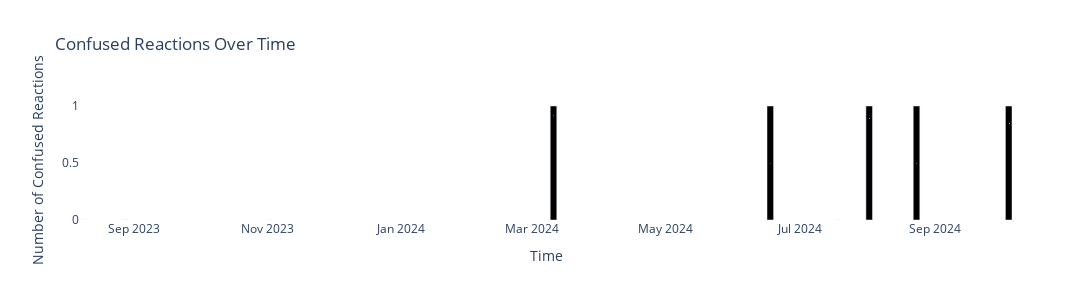
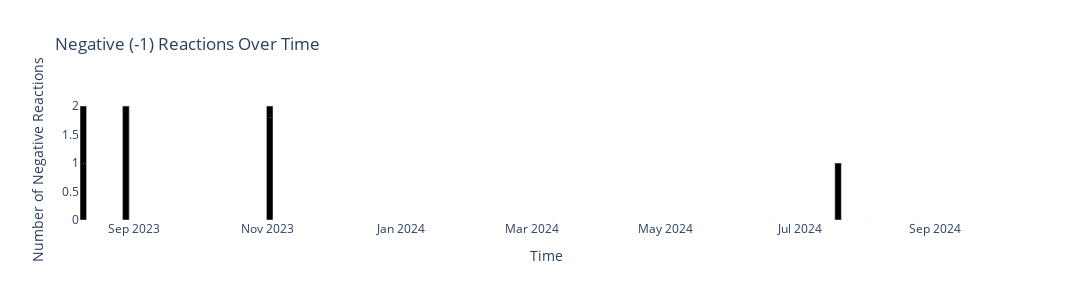

Notebook cell for these charts, in order:
### Code cell
# Filter for rows with confused or minus1 reactions
filtered_df = df[(df['reactions_confused'] > 0) | (df['reactions_minus1'] > 0)]

# Create and display plots
fig_confused = create_reaction_plot(
    filtered_df,
    'reactions_confused',
    'Confused Reactions Over Time',
    'Number of Confused Reactions'
)

fig_minus1 = create_reaction_plot(
    filtered_df, 
    'reactions_minus1',
    'Negative (-1) Reactions Over Time',
    'Number of Negative Reactions'
)

fig_confused.show()
fig_minus1.show()

### Figure 1 — Plotly figure (JSON) as saved in the notebook; plotly's stock layout.template omitted (floating-point values rounded to 4 significant figures)
{"data": [{"hovertemplate": "<b>Date</b>: %{x}<br><b>Number of Confused Reactions</b>: %{y}<br><b>Comment</b>: %{text}<br><extra></extra>", "marker": {"color": "black"}, "text": ["Hey @samsja,\r\n\r\nOne workaround would be to have your custom `NdArray` type like this:\r\n\r\n```py\r\nfrom typing_extensions import Annotated\r\n\r\nimport numpy as np\r\nfrom pydantic import BaseModel, BeforeValidator, ConfigDict, PlainSerializer\r\n\r\n\r\narr = np.array(\r\n    [\r\n        [1, 5, 6],\r\n        [4, 7, 2],\r\n        [3, 1, 9]\r\n    ]\r\n)\r\n\r\ndef nd_array_custom_before_validator(x):\r\n    # custome before validation logic\r\n    return x\r\n\r\n\r\ndef nd_array_custom_serializer(x):\r\n    # custome serialization logic\r\n    return str(x)\r\n\r\nNdArray = Annotated[\r\n    np.ndarray,\r\n    BeforeValidator(nd_array_custom_before_validator),\r\n    PlainSerializer(nd_array_custom_serializer, return_type=str),\r\n]\r\n\r\nclass Model(BaseModel):\r\n    x: NdArray\r\n\r\n    model_config = ConfigDict(arbitrary_types_allowed=True)\r\n\r\n\r\nm = Model(x=arr)\r\nprint(m.model_dump())\r\n\r\n```\r\n\r\nYou may find more useful information in [Serialization doc](https://docs.pydantic.dev/2.1/usage/serialization/#custom-serializers)", "Python 3.11.4 (main, Jul 25 2023, 17:36:13) [Clang 14.0.3 (clang-1403.0.22.14.1)] on darwin\r\nTypeError: `Fields of type \"<class 'main.RespList'>\" are not supported.`\r\n\r\nI am using FastAPI to write an api and need to return this general data structure. Unlike the above, I currently have no inheritance behavior, so it seems that generic types are not supported?\r\n\r\nI use the generic type as the return type to display a more complete data structure in the OpenAPI UI\r\n- `main.py` file\r\n```python\r\nfrom dataclasses import dataclass\r\nfrom typing import Generic, TypeVar\r\n\r\nfrom fastapi import FastAPI\r\n\r\n\r\napp = FastAPI()\r\napp.debug = True\r\nT = TypeVar(\"T\")\r\n\r\n\r\n@dataclass\r\nclass UserData:\r\n    id: int\r\n    name: str\r\n    age: int\r\n    avatar: str\r\n\r\n\r\n@dataclass\r\nclass BookData:\r\n    id: int\r\n    name: str\r\n    use: int\r\n\r\n\r\n@dataclass\r\nclass RespList(Generic[T]):\r\n    code: int\r\n    data: list[T]\r\n\r\n\r\n@app.get(\"/api/getUser\")\r\ndef index():\r\n    return RespList[UserData](\r\n        code=200,\r\n        data=[\r\n            UserData(\r\n                id=i,\r\n                name=f\"test_{i}\",\r\n                age=i,\r\n                avatar=f\"https://avatars.dicebear.com/v2/avataaars/{i}.svg\",\r\n            ).__dict__\r\n            for i in range(10)\r\n        ],\r\n    )\r\n\r\n\r\n# run it> uvicorn main:app --reload\r\n\r\n```\r\n\r\nBelow is the traceback\r\n-- when i use `RespList[UserData]` \r\n\r\n```bash\r\n➜ ~ uvicorn main:app --reload\r\nINFO:     Will watch for changes in these directories: ['/Users/alan/me/recatpy_']\r\nINFO:     Uvicorn running on http://127.0.0.1:8000 (Press CTRL+C to quit)\r\nINFO:     Started reloader process [43575] using WatchFiles\r\nProcess SpawnProcess-1:\r\nTraceback (most recent call last):\r\n  File \"/opt/homebrew/Cellar/python@3.11/3.11.4_1/Frameworks/Python.framework/Versions/3.11/lib/python3.11/multiprocessing/process.py\", line 314, in _bootstrap\r\n    self.run()\r\n  File \"/opt/homebrew/Cellar/python@3.11/3.11.4_1/Frameworks/Python.framework/Versions/3.11/lib/python3.11/multiprocessing/process.py\", line 108, in run\r\n    self._target(*self._args, **self._kwargs)\r\n  File \"/opt/homebrew/lib/python3.11/site-packages/uvicorn/_subprocess.py\", line 76, in subprocess_started\r\n    target(sockets=sockets)\r\n  File \"/opt/homebrew/lib/python3.11/site-packages/uvicorn/server.py\", line 61, in run\r\n    return asyncio.run(self.serve(sockets=sockets))\r\n           ^^^^^^^^^^^^^^^^^^^^^^^^^^^^^^^^^^^^^^^^\r\n  File \"/opt/homebrew/Cellar/python@3.11/3.11.4_1/Frameworks/Python.framework/Versions/3.11/lib/python3.11/asyncio/runners.py\", line 190, in run\r\n    return runner.run(main)\r\n           ^^^^^^^^^^^^^^^^\r\n  File \"/opt/homebrew/Cellar/python@3.11/3.11.4_1/Frameworks/Python.framework/Versions/3.11/lib/python3.11/asyncio/runners.py\", line 118, in run\r\n    return self._loop.run_until_complete(task)\r\n           ^^^^^^^^^^^^^^^^^^^^^^^^^^^^^^^^^^^\r\n  File \"uvloop/loop.pyx\", line 1517, in uvloop.loop.Loop.run_until_complete\r\n  File \"/opt/homebrew/lib/python3.11/site-packages/uvicorn/server.py\", line 68, in serve\r\n    config.load()\r\n  File \"/opt/homebrew/lib/python3.11/site-packages/uvicorn/config.py\", line 467, in load\r\n    self.loaded_app = import_from_string(self.app)\r\n                      ^^^^^^^^^^^^^^^^^^^^^^^^^^^^\r\n  File \"/opt/homebrew/lib/python3.11/site-packages/uvicorn/importer.py\", line 21, in import_from_string\r\n    module = importlib.import_module(module_str)\r\n             ^^^^^^^^^^^^^^^^^^^^^^^^^^^^^^^^^^^\r\n  File \"/opt/homebrew/Cellar/python@3.11/3.11.4_1/Frameworks/Python.framework/Versions/3.11/lib/python3.11/importlib/__init__.py\", line 126, in import_module\r\n    return _bootstrap._gcd_import(name[level:], package, level)\r\n           ^^^^^^^^^^^^^^^^^^^^^^^^^^^^^^^^^^^^^^^^^^^^^^^^^^^^\r\n  File \"<frozen importlib._bootstrap>\", line 1204, in _gcd_import\r\n  File \"<frozen importlib._bootstrap>\", line 1176, in _find_and_load\r\n  File \"<frozen importlib._bootstrap>\", line 1147, in _find_and_load_unlocked\r\n  File \"<frozen importlib._bootstrap>\", line 690, in _load_unlocked\r\n  File \"<frozen importlib._bootstrap_external>\", line 940, in exec_module\r\n  File \"<frozen importlib._bootstrap>\", line 241, in _call_with_frames_removed\r\n  File \"/Users/alan/me/recatpy_/main.py\", line 33, in <module>\r\n    @app.get(\"/api/getUser\")\r\n     ^^^^^^^^^^^^^^^^^^^^^^^\r\n  File \"/opt/homebrew/lib/python3.11/site-packages/fastapi/routing.py\", line 704, in decorator\r\n    self.add_api_route(\r\n  File \"/opt/homebrew/lib/python3.11/site-packages/fastapi/routing.py\", line 643, in add_api_route\r\n    route = route_class(\r\n            ^^^^^^^^^^^^\r\n  File \"/opt/homebrew/lib/python3.11/site-packages/fastapi/routing.py\", line 448, in __init__\r\n    self.response_field = create_response_field(\r\n                          ^^^^^^^^^^^^^^^^^^^^^^\r\n  File \"/opt/homebrew/lib/python3.11/site-packages/fastapi/utils.py\", line 99, in create_response_field\r\n    return ModelField(**kwargs)  # type: ignore[arg-type]\r\n           ^^^^^^^^^^^^^^^^^^^^\r\n  File \"pydantic/fields.py\", line 436, in pydantic.fields.ModelField.__init__\r\n  File \"pydantic/fields.py\", line 552, in pydantic.fields.ModelField.prepare\r\n  File \"pydantic/fields.py\", line 755, in pydantic.fields.ModelField._type_analysis\r\nTypeError: Fields of type \"<class 'main.RespList'>\" are not supported.\r\n\r\n```\r\n`dict[str, int | list[dict[str, int | str]]]` or `dict[str, int | list[UserData]]`\r\n```python\r\n@app.get(\"/api/getUser\")\r\ndef index() -> dict[str, int | list[dict[str, int | str]]]:\r\n    return dict(\r\n        code=200,\r\n        data=[\r\n            dict(\r\n                id=i,\r\n                name=f\"test_{i}\",\r\n                age=i,\r\n                avatar=f\"https://avatars.dicebear.com/v2/avataaars/{i}.svg\",\r\n            )\r\n            for i in range(10)\r\n        ],\r\n    )\r\n```\r\n\r\n\r\n![image](https://github.com/pydantic/pydantic/assets/60773912/b3bdfbfa-cdc7-4ffa-9db7-681f0151781d)\r\n![image](https://github.com/pydantic/pydantic/assets/60773912/7f4bff56-8714-435d-bb00-cbfa2e8e14b8)\r\n\r\nI can redeclare the class structure, but it's too much trouble.", "> Python 3.11.4 (main, Jul 25 2023, 17:36:13) [Clang 14.0.3 (clang-1403.0.22.14.1)] on darwin TypeError: `Fields of type \"<class 'main.RespList'>\" are not supported.`\r\n> \r\n> I am using FastAPI to write an api and need to return this general data structure. Unlike the above, I currently have no inheritance behavior, so it seems that generic types are not supported?\r\n> \r\n> I use the generic type as the return type to display a more complete data structure in the OpenAPI UI\r\n> \r\n> * `main.py` file\r\n> \r\n> ```python\r\n> from dataclasses import dataclass\r\n> from typing import Generic, TypeVar\r\n> \r\n> from fastapi import FastAPI\r\n> \r\n> \r\n> app = FastAPI()\r\n> app.debug = True\r\n> T = TypeVar(\"T\")\r\n> \r\n> \r\n> @dataclass\r\n> class UserData:\r\n>     id: int\r\n>     name: str\r\n>     age: int\r\n>     avatar: str\r\n> \r\n> \r\n> @dataclass\r\n> class BookData:\r\n>     id: int\r\n>     name: str\r\n>     use: int\r\n> \r\n> \r\n> @dataclass\r\n> class RespList(Generic[T]):\r\n>     code: int\r\n>     data: list[T]\r\n> \r\n> \r\n> @app.get(\"/api/getUser\")\r\n> def index():\r\n>     return RespList[UserData](\r\n>         code=200,\r\n>         data=[\r\n>             UserData(\r\n>                 id=i,\r\n>                 name=f\"test_{i}\",\r\n>                 age=i,\r\n>                 avatar=f\"https://avatars.dicebear.com/v2/avataaars/{i}.svg\",\r\n>             ).__dict__\r\n>             for i in range(10)\r\n>         ],\r\n>     )\r\n> \r\n> \r\n> # run it> uvicorn main:app --reload\r\n> ```\r\n> \r\n> Below is the traceback -- when i use `RespList[UserData]`\r\n> \r\n> ```shell\r\n> ➜ ~ uvicorn main:app --reload\r\n> INFO:     Will watch for changes in these directories: ['/Users/alan/me/recatpy_']\r\n> INFO:     Uvicorn running on http://127.0.0.1:8000 (Press CTRL+C to quit)\r\n> INFO:     Started reloader process [43575] using WatchFiles\r\n> Process SpawnProcess-1:\r\n> Traceback (most recent call last):\r\n>   File \"/opt/homebrew/Cellar/python@3.11/3.11.4_1/Frameworks/Python.framework/Versions/3.11/lib/python3.11/multiprocessing/process.py\", line 314, in _bootstrap\r\n>     self.run()\r\n>   File \"/opt/homebrew/Cellar/python@3.11/3.11.4_1/Frameworks/Python.framework/Versions/3.11/lib/python3.11/multiprocessing/process.py\", line 108, in run\r\n>     self._target(*self._args, **self._kwargs)\r\n>   File \"/opt/homebrew/lib/python3.11/site-packages/uvicorn/_subprocess.py\", line 76, in subprocess_started\r\n>     target(sockets=sockets)\r\n>   File \"/opt/homebrew/lib/python3.11/site-packages/uvicorn/server.py\", line 61, in run\r\n>     return asyncio.run(self.serve(sockets=sockets))\r\n>            ^^^^^^^^^^^^^^^^^^^^^^^^^^^^^^^^^^^^^^^^\r\n>   File \"/opt/homebrew/Cellar/python@3.11/3.11.4_1/Frameworks/Python.framework/Versions/3.11/lib/python3.11/asyncio/runners.py\", line 190, in run\r\n>     return runner.run(main)\r\n>            ^^^^^^^^^^^^^^^^\r\n>   File \"/opt/homebrew/Cellar/python@3.11/3.11.4_1/Frameworks/Python.framework/Versions/3.11/lib/python3.11/asyncio/runners.py\", line 118, in run\r\n>     return self._loop.run_until_complete(task)\r\n>            ^^^^^^^^^^^^^^^^^^^^^^^^^^^^^^^^^^^\r\n>   File \"uvloop/loop.pyx\", line 1517, in uvloop.loop.Loop.run_until_complete\r\n>   File \"/opt/homebrew/lib/python3.11/site-packages/uvicorn/server.py\", line 68, in serve\r\n>     config.load()\r\n>   File \"/opt/homebrew/lib/python3.11/site-packages/uvicorn/config.py\", line 467, in load\r\n>     self.loaded_app = import_from_string(self.app)\r\n>                       ^^^^^^^^^^^^^^^^^^^^^^^^^^^^\r\n>   File \"/opt/homebrew/lib/python3.11/site-packages/uvicorn/importer.py\", line 21, in import_from_string\r\n>     module = importlib.import_module(module_str)\r\n>              ^^^^^^^^^^^^^^^^^^^^^^^^^^^^^^^^^^^\r\n>   File \"/opt/homebrew/Cellar/python@3.11/3.11.4_1/Frameworks/Python.framework/Versions/3.11/lib/python3.11/importlib/__init__.py\", line 126, in import_module\r\n>     return _bootstrap._gcd_import(name[level:], package, level)\r\n>            ^^^^^^^^^^^^^^^^^^^^^^^^^^^^^^^^^^^^^^^^^^^^^^^^^^^^\r\n>   File \"<frozen importlib._bootstrap>\", line 1204, in _gcd_import\r\n>   File \"<frozen importlib._bootstrap>\", line 1176, in _find_and_load\r\n>   File \"<frozen importlib._bootstrap>\", line 1147, in _find_and_load_unlocked\r\n>   File \"<frozen importlib._bootstrap>\", line 690, in _load_unlocked\r\n>   File \"<frozen importlib._bootstrap_external>\", line 940, in exec_module\r\n>   File \"<frozen importlib._bootstrap>\", line 241, in _call_with_frames_removed\r\n>   File \"/Users/alan/me/recatpy_/main.py\", line 33, in <module>\r\n>     @app.get(\"/api/getUser\")\r\n>      ^^^^^^^^^^^^^^^^^^^^^^^\r\n>   File \"/opt/homebrew/lib/python3.11/site-packages/fastapi/routing.py\", line 704, in decorator\r\n>     self.add_api_route(\r\n>   File \"/opt/homebrew/lib/python3.11/site-packages/fastapi/routing.py\", line 643, in add_api_route\r\n>     route = route_class(\r\n>             ^^^^^^^^^^^^\r\n>   File \"/opt/homebrew/lib/python3.11/site-packages/fastapi/routing.py\", line 448, in __init__\r\n>     self.response_field = create_response_field(\r\n>                           ^^^^^^^^^^^^^^^^^^^^^^\r\n>   File \"/opt/homebrew/lib/python3.11/site-packages/fastapi/utils.py\", line 99, in create_response_field\r\n>     return ModelField(**kwargs)  # type: ignore[arg-type]\r\n>            ^^^^^^^^^^^^^^^^^^^^\r\n>   File \"pydantic/fields.py\", line 436, in pydantic.fields.ModelField.__init__\r\n>   File \"pydantic/fields.py\", line 552, in pydantic.fields.ModelField.prepare\r\n>   File \"pydantic/fields.py\", line 755, in pydantic.fields.ModelField._type_analysis\r\n> TypeError: Fields of type \"<class 'main.RespList'>\" are not supported.\r\n> ```\r\n> \r\n> `dict[str, int | list[dict[str, int | str]]]` or `dict[str, int | list[UserData]]`\r\n> \r\n> ```python\r\n> @app.get(\"/api/getUser\")\r\n> def index() -> dict[str, int | list[dict[str, int | str]]]:\r\n>     return dict(\r\n>         code=200,\r\n>         data=[\r\n>             dict(\r\n>                 id=i,\r\n>                 name=f\"test_{i}\",\r\n>                 age=i,\r\n>                 avatar=f\"https://avatars.dicebear.com/v2/avataaars/{i}.svg\",\r\n>             )\r\n>             for i in range(10)\r\n>         ],\r\n>     )\r\n> ```\r\n> \r\n> ![image](https://user-images.githubusercontent.com/60773912/263601366-b3bdfbfa-cdc7-4ffa-9db7-681f0151781d.png) ![image](https://user-images.githubusercontent.com/60773912/263606056-7f4bff56-8714-435d-bb00-cbfa2e8e14b8.png)\r\n> \r\n> I can redeclare the class structure, but it's too much trouble.\r\n\r\n```\r\nName: pydantic\r\nVersion: 1.10.12\r\nSummary: Data validation and settings management using python type hints\r\nHome-page: https://github.com/pydantic/pydantic\r\nAuthor: Samuel Colvin\r\nAuthor-email: s@muelcolvin.com\r\nLicense: MIT\r\nLocation: /opt/homebrew/lib/python3.11/site-packages\r\nRequires: typing-extensions\r\nRequired-by: copier, fastapi, flet\r\n```\r\nWhen I write this question to end...\r\nAfter reading everyone's comments,I found the reason by trying, and finally used the latest version [`pydantic 2.3.0`](https://pypi.org/project/pydantic/)\r\nitself has been resolved 👍 \r\n![image](https://github.com/pydantic/pydantic/assets/60773912/9154c1ae-06a1-48c4-a987-3d9bb7a3b0d2)\r\n\r\n", "Hi,\r\n\r\nI am having the same issue on `2.4.2`. For now downgrading to `2.4.0` fixes the issue.", "It works but it is very slow for most of the use cases I have...", "Hello!\r\n\r\nWhile migrating one of our FastAPI apps from pydanticv1 to pydanticv2, I also noticed that this behavior differs between the two pydantic versions.\r\n\r\nWith pydanticv1:\r\n```python\r\n>>> pyenv virtualenv 3.9.5 pydanticv1\r\n>>> pyenv activate pydanticv1\r\n>>> pip install 'pydantic<2'\r\n>>> ipython\r\nIn [1]: from datetime import datetime, timezone\r\n\r\nIn [2]: from pydantic import BaseModel\r\n\r\nIn [3]: class Foo(BaseModel):\r\n   ...:     dt: datetime\r\n   ...:\r\n\r\nIn [4]: foo = Foo(dt=datetime.now(tz=timezone.utc))\r\n\r\nIn [5]: foo.json()\r\nOut[5]: '{\"dt\": \"2024-06-17T15:32:31.825334+00:00\"}'\r\n```\r\n\r\nWith pydanticv2:\r\n```python\r\n>>> pyenv virtualenv 3.9.5 pydanticv2\r\n>>> pyenv activate pydanticv2\r\n>>> pip install 'pydantic>=2'\r\n>>> ipython\r\nIn [1]: from datetime import datetime, timezone\r\n\r\nIn [2]: from pydantic import BaseModel\r\n\r\nIn [3]: class Foo(BaseModel):\r\n   ...:     dt: datetime\r\n   ...:\r\n\r\nIn [4]: foo = Foo(dt=datetime.now(tz=timezone.utc))\r\n\r\nIn [5]: foo.json()  # or foo.model_dump_json()\r\nOut[5]: '{\"dt\":\"2024-06-17T15:33:09.300525Z\"}'\r\n```", "I see two ways to do so:\r\n\r\n- Using `ClassVar`:\r\n\r\n```python\r\nfrom abc import ABC\r\nfrom typing import Any, Callable, ClassVar\r\n\r\nfrom pydantic_core.core_schema import SerializationInfo\r\nfrom typing_extensions import Self\r\n\r\nfrom pydantic import BaseModel, model_serializer\r\n\r\n\r\nclass Foo(BaseModel, ABC):\r\n    readonly_field: ClassVar[str]\r\n\r\n    @model_serializer(mode='wrap')\r\n    def serialize(self, handler: Callable[[Self], dict[str, Any]], info: SerializationInfo):\r\n        # If you want `readonly_field` to be included during serialization\r\n        data = handler(self)\r\n        data['readonly_field'] = self.readonly_field\r\n        return data\r\n\r\n\r\nclass Bar(Foo):\r\n    readonly_field = 'test'\r\n\r\n\r\nprint(Bar().model_dump_json())\r\n#> {\"readonly_field\":\"test\"}\r\n```\r\n\r\n- Using an abstract property (combined with `@computed_field`):\r\n\r\n```python\r\nfrom abc import ABC, abstractmethod\r\n\r\nfrom pydantic import BaseModel, computed_field\r\n\r\n\r\nclass Foo(BaseModel, ABC):\r\n    @property\r\n    @abstractmethod\r\n    def readonly_field(self) -> str:\r\n        pass\r\n\r\n\r\nclass Bar(Foo):\r\n    @computed_field\r\n    @property\r\n    def readonly_field(self) -> str:\r\n        return 'test'\r\n\r\n\r\nprint(Bar().model_dump_json())\r\n#> {\"readonly_field\":\"test\"}\r\n```\r\n\r\nRegarding:\r\n\r\n> Flexible implementation in subclasses (can be a simple attribute, property, or computed field)\r\n\r\nSeems like such flexibility isn't really possible. From a typing perspective, you also won't be able to do so as well (e.g. if `readonly_field` is defined as an abstract property it can't be defined as a `ClassVar` attribute in subclasses and vice-versa).", "![image](https://github.com/user-attachments/assets/51ef9c23-2714-4901-a8b2-d53005f42430)\r\n", "I was going to recreate a PR properly (since I didn't fully follow the contribution guide in #10159) to update the docs but, again, don't you find the breaking change strange? I don't want to be a bother but how do we conceptually justify this:\r\n\r\n---\r\n\r\nIn Pydantic V1, string constraints were applied in this order ([source](https://github.com/pydantic/pydantic/blob/v1.10.17/pydantic/types.py#L426-L431)):\r\n\r\n```\r\nstrict\r\nstrip_whitespace\r\nupper\r\nlower\r\nmin_length\r\nmax_length\r\nregex\r\n```\r\n\r\nIn Pydantic V2, string constraints are applied in this order ([source](https://github.com/pydantic/pydantic-core/blob/v2.23.0/src/validators/string.rs#L75-L147)):\r\n\r\n```\r\nstrict\r\nstrip_whitespace\r\nmin_length\r\nmax_length\r\npattern (replaced \"regex\")\r\nlower\r\nupper\r\n```\r\n---\r\n\r\nEspecially, `strip_whitespace` is executed before `pattern`, meaning text transformation is conceptually accepted to be applied before the pattern, except for `lower` and `upper`, for some reason?", "Hey folks - this is pretty low priority for us (see continuous bumping, above). Going to remove from this milestone. PRs welcome from contributors!"], "type": "bar", "width": 259200000, "x": ["2023-08-08T19:04:05+00:00", "2023-08-28T06:06:13+00:00", "2023-08-28T06:16:57+00:00", "2023-11-01T23:03:29+00:00", "2024-03-10T14:45:33+00:00", "2024-06-17T15:38:24+00:00", "2024-07-18T14:52:37+00:00", "2024-08-01T20:05:38+00:00", "2024-08-23T10:57:43+00:00", "2024-10-04T13:49:40+00:00"], "y": [0, 0, 0, 0, 1, 1, 0, 1, 1, 1]}], "layout": {"height": 300, "hoverlabel": {"align": "left", "bgcolor": "white", "font": {"size": 12}}, "paper_bgcolor": "white", "plot_bgcolor": "white", "showlegend": false, "title": {"text": "Confused Reactions Over Time"}, "width": 1500, "xaxis": {"title": {"text": "Time"}}, "yaxis": {"title": {"text": "Number of Confused Reactions"}}}}

### Figure 2 — Plotly figure (JSON) as saved in the notebook; plotly's stock layout.template omitted (floating-point values rounded to 4 significant figures)
{"data": [{"hovertemplate": "<b>Date</b>: %{x}<br><b>Number of Negative Reactions</b>: %{y}<br><b>Comment</b>: %{text}<br><extra></extra>", "marker": {"color": "black"}, "text": ["Hey @samsja,\r\n\r\nOne workaround would be to have your custom `NdArray` type like this:\r\n\r\n```py\r\nfrom typing_extensions import Annotated\r\n\r\nimport numpy as np\r\nfrom pydantic import BaseModel, BeforeValidator, ConfigDict, PlainSerializer\r\n\r\n\r\narr = np.array(\r\n    [\r\n        [1, 5, 6],\r\n        [4, 7, 2],\r\n        [3, 1, 9]\r\n    ]\r\n)\r\n\r\ndef nd_array_custom_before_validator(x):\r\n    # custome before validation logic\r\n    return x\r\n\r\n\r\ndef nd_array_custom_serializer(x):\r\n    # custome serialization logic\r\n    return str(x)\r\n\r\nNdArray = Annotated[\r\n    np.ndarray,\r\n    BeforeValidator(nd_array_custom_before_validator),\r\n    PlainSerializer(nd_array_custom_serializer, return_type=str),\r\n]\r\n\r\nclass Model(BaseModel):\r\n    x: NdArray\r\n\r\n    model_config = ConfigDict(arbitrary_types_allowed=True)\r\n\r\n\r\nm = Model(x=arr)\r\nprint(m.model_dump())\r\n\r\n```\r\n\r\nYou may find more useful information in [Serialization doc](https://docs.pydantic.dev/2.1/usage/serialization/#custom-serializers)", "Python 3.11.4 (main, Jul 25 2023, 17:36:13) [Clang 14.0.3 (clang-1403.0.22.14.1)] on darwin\r\nTypeError: `Fields of type \"<class 'main.RespList'>\" are not supported.`\r\n\r\nI am using FastAPI to write an api and need to return this general data structure. Unlike the above, I currently have no inheritance behavior, so it seems that generic types are not supported?\r\n\r\nI use the generic type as the return type to display a more complete data structure in the OpenAPI UI\r\n- `main.py` file\r\n```python\r\nfrom dataclasses import dataclass\r\nfrom typing import Generic, TypeVar\r\n\r\nfrom fastapi import FastAPI\r\n\r\n\r\napp = FastAPI()\r\napp.debug = True\r\nT = TypeVar(\"T\")\r\n\r\n\r\n@dataclass\r\nclass UserData:\r\n    id: int\r\n    name: str\r\n    age: int\r\n    avatar: str\r\n\r\n\r\n@dataclass\r\nclass BookData:\r\n    id: int\r\n    name: str\r\n    use: int\r\n\r\n\r\n@dataclass\r\nclass RespList(Generic[T]):\r\n    code: int\r\n    data: list[T]\r\n\r\n\r\n@app.get(\"/api/getUser\")\r\ndef index():\r\n    return RespList[UserData](\r\n        code=200,\r\n        data=[\r\n            UserData(\r\n                id=i,\r\n                name=f\"test_{i}\",\r\n                age=i,\r\n                avatar=f\"https://avatars.dicebear.com/v2/avataaars/{i}.svg\",\r\n            ).__dict__\r\n            for i in range(10)\r\n        ],\r\n    )\r\n\r\n\r\n# run it> uvicorn main:app --reload\r\n\r\n```\r\n\r\nBelow is the traceback\r\n-- when i use `RespList[UserData]` \r\n\r\n```bash\r\n➜ ~ uvicorn main:app --reload\r\nINFO:     Will watch for changes in these directories: ['/Users/alan/me/recatpy_']\r\nINFO:     Uvicorn running on http://127.0.0.1:8000 (Press CTRL+C to quit)\r\nINFO:     Started reloader process [43575] using WatchFiles\r\nProcess SpawnProcess-1:\r\nTraceback (most recent call last):\r\n  File \"/opt/homebrew/Cellar/python@3.11/3.11.4_1/Frameworks/Python.framework/Versions/3.11/lib/python3.11/multiprocessing/process.py\", line 314, in _bootstrap\r\n    self.run()\r\n  File \"/opt/homebrew/Cellar/python@3.11/3.11.4_1/Frameworks/Python.framework/Versions/3.11/lib/python3.11/multiprocessing/process.py\", line 108, in run\r\n    self._target(*self._args, **self._kwargs)\r\n  File \"/opt/homebrew/lib/python3.11/site-packages/uvicorn/_subprocess.py\", line 76, in subprocess_started\r\n    target(sockets=sockets)\r\n  File \"/opt/homebrew/lib/python3.11/site-packages/uvicorn/server.py\", line 61, in run\r\n    return asyncio.run(self.serve(sockets=sockets))\r\n           ^^^^^^^^^^^^^^^^^^^^^^^^^^^^^^^^^^^^^^^^\r\n  File \"/opt/homebrew/Cellar/python@3.11/3.11.4_1/Frameworks/Python.framework/Versions/3.11/lib/python3.11/asyncio/runners.py\", line 190, in run\r\n    return runner.run(main)\r\n           ^^^^^^^^^^^^^^^^\r\n  File \"/opt/homebrew/Cellar/python@3.11/3.11.4_1/Frameworks/Python.framework/Versions/3.11/lib/python3.11/asyncio/runners.py\", line 118, in run\r\n    return self._loop.run_until_complete(task)\r\n           ^^^^^^^^^^^^^^^^^^^^^^^^^^^^^^^^^^^\r\n  File \"uvloop/loop.pyx\", line 1517, in uvloop.loop.Loop.run_until_complete\r\n  File \"/opt/homebrew/lib/python3.11/site-packages/uvicorn/server.py\", line 68, in serve\r\n    config.load()\r\n  File \"/opt/homebrew/lib/python3.11/site-packages/uvicorn/config.py\", line 467, in load\r\n    self.loaded_app = import_from_string(self.app)\r\n                      ^^^^^^^^^^^^^^^^^^^^^^^^^^^^\r\n  File \"/opt/homebrew/lib/python3.11/site-packages/uvicorn/importer.py\", line 21, in import_from_string\r\n    module = importlib.import_module(module_str)\r\n             ^^^^^^^^^^^^^^^^^^^^^^^^^^^^^^^^^^^\r\n  File \"/opt/homebrew/Cellar/python@3.11/3.11.4_1/Frameworks/Python.framework/Versions/3.11/lib/python3.11/importlib/__init__.py\", line 126, in import_module\r\n    return _bootstrap._gcd_import(name[level:], package, level)\r\n           ^^^^^^^^^^^^^^^^^^^^^^^^^^^^^^^^^^^^^^^^^^^^^^^^^^^^\r\n  File \"<frozen importlib._bootstrap>\", line 1204, in _gcd_import\r\n  File \"<frozen importlib._bootstrap>\", line 1176, in _find_and_load\r\n  File \"<frozen importlib._bootstrap>\", line 1147, in _find_and_load_unlocked\r\n  File \"<frozen importlib._bootstrap>\", line 690, in _load_unlocked\r\n  File \"<frozen importlib._bootstrap_external>\", line 940, in exec_module\r\n  File \"<frozen importlib._bootstrap>\", line 241, in _call_with_frames_removed\r\n  File \"/Users/alan/me/recatpy_/main.py\", line 33, in <module>\r\n    @app.get(\"/api/getUser\")\r\n     ^^^^^^^^^^^^^^^^^^^^^^^\r\n  File \"/opt/homebrew/lib/python3.11/site-packages/fastapi/routing.py\", line 704, in decorator\r\n    self.add_api_route(\r\n  File \"/opt/homebrew/lib/python3.11/site-packages/fastapi/routing.py\", line 643, in add_api_route\r\n    route = route_class(\r\n            ^^^^^^^^^^^^\r\n  File \"/opt/homebrew/lib/python3.11/site-packages/fastapi/routing.py\", line 448, in __init__\r\n    self.response_field = create_response_field(\r\n                          ^^^^^^^^^^^^^^^^^^^^^^\r\n  File \"/opt/homebrew/lib/python3.11/site-packages/fastapi/utils.py\", line 99, in create_response_field\r\n    return ModelField(**kwargs)  # type: ignore[arg-type]\r\n           ^^^^^^^^^^^^^^^^^^^^\r\n  File \"pydantic/fields.py\", line 436, in pydantic.fields.ModelField.__init__\r\n  File \"pydantic/fields.py\", line 552, in pydantic.fields.ModelField.prepare\r\n  File \"pydantic/fields.py\", line 755, in pydantic.fields.ModelField._type_analysis\r\nTypeError: Fields of type \"<class 'main.RespList'>\" are not supported.\r\n\r\n```\r\n`dict[str, int | list[dict[str, int | str]]]` or `dict[str, int | list[UserData]]`\r\n```python\r\n@app.get(\"/api/getUser\")\r\ndef index() -> dict[str, int | list[dict[str, int | str]]]:\r\n    return dict(\r\n        code=200,\r\n        data=[\r\n            dict(\r\n                id=i,\r\n                name=f\"test_{i}\",\r\n                age=i,\r\n                avatar=f\"https://avatars.dicebear.com/v2/avataaars/{i}.svg\",\r\n            )\r\n            for i in range(10)\r\n        ],\r\n    )\r\n```\r\n\r\n\r\n![image](https://github.com/pydantic/pydantic/assets/60773912/b3bdfbfa-cdc7-4ffa-9db7-681f0151781d)\r\n![image](https://github.com/pydantic/pydantic/assets/60773912/7f4bff56-8714-435d-bb00-cbfa2e8e14b8)\r\n\r\nI can redeclare the class structure, but it's too much trouble.", "> Python 3.11.4 (main, Jul 25 2023, 17:36:13) [Clang 14.0.3 (clang-1403.0.22.14.1)] on darwin TypeError: `Fields of type \"<class 'main.RespList'>\" are not supported.`\r\n> \r\n> I am using FastAPI to write an api and need to return this general data structure. Unlike the above, I currently have no inheritance behavior, so it seems that generic types are not supported?\r\n> \r\n> I use the generic type as the return type to display a more complete data structure in the OpenAPI UI\r\n> \r\n> * `main.py` file\r\n> \r\n> ```python\r\n> from dataclasses import dataclass\r\n> from typing import Generic, TypeVar\r\n> \r\n> from fastapi import FastAPI\r\n> \r\n> \r\n> app = FastAPI()\r\n> app.debug = True\r\n> T = TypeVar(\"T\")\r\n> \r\n> \r\n> @dataclass\r\n> class UserData:\r\n>     id: int\r\n>     name: str\r\n>     age: int\r\n>     avatar: str\r\n> \r\n> \r\n> @dataclass\r\n> class BookData:\r\n>     id: int\r\n>     name: str\r\n>     use: int\r\n> \r\n> \r\n> @dataclass\r\n> class RespList(Generic[T]):\r\n>     code: int\r\n>     data: list[T]\r\n> \r\n> \r\n> @app.get(\"/api/getUser\")\r\n> def index():\r\n>     return RespList[UserData](\r\n>         code=200,\r\n>         data=[\r\n>             UserData(\r\n>                 id=i,\r\n>                 name=f\"test_{i}\",\r\n>                 age=i,\r\n>                 avatar=f\"https://avatars.dicebear.com/v2/avataaars/{i}.svg\",\r\n>             ).__dict__\r\n>             for i in range(10)\r\n>         ],\r\n>     )\r\n> \r\n> \r\n> # run it> uvicorn main:app --reload\r\n> ```\r\n> \r\n> Below is the traceback -- when i use `RespList[UserData]`\r\n> \r\n> ```shell\r\n> ➜ ~ uvicorn main:app --reload\r\n> INFO:     Will watch for changes in these directories: ['/Users/alan/me/recatpy_']\r\n> INFO:     Uvicorn running on http://127.0.0.1:8000 (Press CTRL+C to quit)\r\n> INFO:     Started reloader process [43575] using WatchFiles\r\n> Process SpawnProcess-1:\r\n> Traceback (most recent call last):\r\n>   File \"/opt/homebrew/Cellar/python@3.11/3.11.4_1/Frameworks/Python.framework/Versions/3.11/lib/python3.11/multiprocessing/process.py\", line 314, in _bootstrap\r\n>     self.run()\r\n>   File \"/opt/homebrew/Cellar/python@3.11/3.11.4_1/Frameworks/Python.framework/Versions/3.11/lib/python3.11/multiprocessing/process.py\", line 108, in run\r\n>     self._target(*self._args, **self._kwargs)\r\n>   File \"/opt/homebrew/lib/python3.11/site-packages/uvicorn/_subprocess.py\", line 76, in subprocess_started\r\n>     target(sockets=sockets)\r\n>   File \"/opt/homebrew/lib/python3.11/site-packages/uvicorn/server.py\", line 61, in run\r\n>     return asyncio.run(self.serve(sockets=sockets))\r\n>            ^^^^^^^^^^^^^^^^^^^^^^^^^^^^^^^^^^^^^^^^\r\n>   File \"/opt/homebrew/Cellar/python@3.11/3.11.4_1/Frameworks/Python.framework/Versions/3.11/lib/python3.11/asyncio/runners.py\", line 190, in run\r\n>     return runner.run(main)\r\n>            ^^^^^^^^^^^^^^^^\r\n>   File \"/opt/homebrew/Cellar/python@3.11/3.11.4_1/Frameworks/Python.framework/Versions/3.11/lib/python3.11/asyncio/runners.py\", line 118, in run\r\n>     return self._loop.run_until_complete(task)\r\n>            ^^^^^^^^^^^^^^^^^^^^^^^^^^^^^^^^^^^\r\n>   File \"uvloop/loop.pyx\", line 1517, in uvloop.loop.Loop.run_until_complete\r\n>   File \"/opt/homebrew/lib/python3.11/site-packages/uvicorn/server.py\", line 68, in serve\r\n>     config.load()\r\n>   File \"/opt/homebrew/lib/python3.11/site-packages/uvicorn/config.py\", line 467, in load\r\n>     self.loaded_app = import_from_string(self.app)\r\n>                       ^^^^^^^^^^^^^^^^^^^^^^^^^^^^\r\n>   File \"/opt/homebrew/lib/python3.11/site-packages/uvicorn/importer.py\", line 21, in import_from_string\r\n>     module = importlib.import_module(module_str)\r\n>              ^^^^^^^^^^^^^^^^^^^^^^^^^^^^^^^^^^^\r\n>   File \"/opt/homebrew/Cellar/python@3.11/3.11.4_1/Frameworks/Python.framework/Versions/3.11/lib/python3.11/importlib/__init__.py\", line 126, in import_module\r\n>     return _bootstrap._gcd_import(name[level:], package, level)\r\n>            ^^^^^^^^^^^^^^^^^^^^^^^^^^^^^^^^^^^^^^^^^^^^^^^^^^^^\r\n>   File \"<frozen importlib._bootstrap>\", line 1204, in _gcd_import\r\n>   File \"<frozen importlib._bootstrap>\", line 1176, in _find_and_load\r\n>   File \"<frozen importlib._bootstrap>\", line 1147, in _find_and_load_unlocked\r\n>   File \"<frozen importlib._bootstrap>\", line 690, in _load_unlocked\r\n>   File \"<frozen importlib._bootstrap_external>\", line 940, in exec_module\r\n>   File \"<frozen importlib._bootstrap>\", line 241, in _call_with_frames_removed\r\n>   File \"/Users/alan/me/recatpy_/main.py\", line 33, in <module>\r\n>     @app.get(\"/api/getUser\")\r\n>      ^^^^^^^^^^^^^^^^^^^^^^^\r\n>   File \"/opt/homebrew/lib/python3.11/site-packages/fastapi/routing.py\", line 704, in decorator\r\n>     self.add_api_route(\r\n>   File \"/opt/homebrew/lib/python3.11/site-packages/fastapi/routing.py\", line 643, in add_api_route\r\n>     route = route_class(\r\n>             ^^^^^^^^^^^^\r\n>   File \"/opt/homebrew/lib/python3.11/site-packages/fastapi/routing.py\", line 448, in __init__\r\n>     self.response_field = create_response_field(\r\n>                           ^^^^^^^^^^^^^^^^^^^^^^\r\n>   File \"/opt/homebrew/lib/python3.11/site-packages/fastapi/utils.py\", line 99, in create_response_field\r\n>     return ModelField(**kwargs)  # type: ignore[arg-type]\r\n>            ^^^^^^^^^^^^^^^^^^^^\r\n>   File \"pydantic/fields.py\", line 436, in pydantic.fields.ModelField.__init__\r\n>   File \"pydantic/fields.py\", line 552, in pydantic.fields.ModelField.prepare\r\n>   File \"pydantic/fields.py\", line 755, in pydantic.fields.ModelField._type_analysis\r\n> TypeError: Fields of type \"<class 'main.RespList'>\" are not supported.\r\n> ```\r\n> \r\n> `dict[str, int | list[dict[str, int | str]]]` or `dict[str, int | list[UserData]]`\r\n> \r\n> ```python\r\n> @app.get(\"/api/getUser\")\r\n> def index() -> dict[str, int | list[dict[str, int | str]]]:\r\n>     return dict(\r\n>         code=200,\r\n>         data=[\r\n>             dict(\r\n>                 id=i,\r\n>                 name=f\"test_{i}\",\r\n>                 age=i,\r\n>                 avatar=f\"https://avatars.dicebear.com/v2/avataaars/{i}.svg\",\r\n>             )\r\n>             for i in range(10)\r\n>         ],\r\n>     )\r\n> ```\r\n> \r\n> ![image](https://user-images.githubusercontent.com/60773912/263601366-b3bdfbfa-cdc7-4ffa-9db7-681f0151781d.png) ![image](https://user-images.githubusercontent.com/60773912/263606056-7f4bff56-8714-435d-bb00-cbfa2e8e14b8.png)\r\n> \r\n> I can redeclare the class structure, but it's too much trouble.\r\n\r\n```\r\nName: pydantic\r\nVersion: 1.10.12\r\nSummary: Data validation and settings management using python type hints\r\nHome-page: https://github.com/pydantic/pydantic\r\nAuthor: Samuel Colvin\r\nAuthor-email: s@muelcolvin.com\r\nLicense: MIT\r\nLocation: /opt/homebrew/lib/python3.11/site-packages\r\nRequires: typing-extensions\r\nRequired-by: copier, fastapi, flet\r\n```\r\nWhen I write this question to end...\r\nAfter reading everyone's comments,I found the reason by trying, and finally used the latest version [`pydantic 2.3.0`](https://pypi.org/project/pydantic/)\r\nitself has been resolved 👍 \r\n![image](https://github.com/pydantic/pydantic/assets/60773912/9154c1ae-06a1-48c4-a987-3d9bb7a3b0d2)\r\n\r\n", "Hi,\r\n\r\nI am having the same issue on `2.4.2`. For now downgrading to `2.4.0` fixes the issue.", "It works but it is very slow for most of the use cases I have...", "Hello!\r\n\r\nWhile migrating one of our FastAPI apps from pydanticv1 to pydanticv2, I also noticed that this behavior differs between the two pydantic versions.\r\n\r\nWith pydanticv1:\r\n```python\r\n>>> pyenv virtualenv 3.9.5 pydanticv1\r\n>>> pyenv activate pydanticv1\r\n>>> pip install 'pydantic<2'\r\n>>> ipython\r\nIn [1]: from datetime import datetime, timezone\r\n\r\nIn [2]: from pydantic import BaseModel\r\n\r\nIn [3]: class Foo(BaseModel):\r\n   ...:     dt: datetime\r\n   ...:\r\n\r\nIn [4]: foo = Foo(dt=datetime.now(tz=timezone.utc))\r\n\r\nIn [5]: foo.json()\r\nOut[5]: '{\"dt\": \"2024-06-17T15:32:31.825334+00:00\"}'\r\n```\r\n\r\nWith pydanticv2:\r\n```python\r\n>>> pyenv virtualenv 3.9.5 pydanticv2\r\n>>> pyenv activate pydanticv2\r\n>>> pip install 'pydantic>=2'\r\n>>> ipython\r\nIn [1]: from datetime import datetime, timezone\r\n\r\nIn [2]: from pydantic import BaseModel\r\n\r\nIn [3]: class Foo(BaseModel):\r\n   ...:     dt: datetime\r\n   ...:\r\n\r\nIn [4]: foo = Foo(dt=datetime.now(tz=timezone.utc))\r\n\r\nIn [5]: foo.json()  # or foo.model_dump_json()\r\nOut[5]: '{\"dt\":\"2024-06-17T15:33:09.300525Z\"}'\r\n```", "I see two ways to do so:\r\n\r\n- Using `ClassVar`:\r\n\r\n```python\r\nfrom abc import ABC\r\nfrom typing import Any, Callable, ClassVar\r\n\r\nfrom pydantic_core.core_schema import SerializationInfo\r\nfrom typing_extensions import Self\r\n\r\nfrom pydantic import BaseModel, model_serializer\r\n\r\n\r\nclass Foo(BaseModel, ABC):\r\n    readonly_field: ClassVar[str]\r\n\r\n    @model_serializer(mode='wrap')\r\n    def serialize(self, handler: Callable[[Self], dict[str, Any]], info: SerializationInfo):\r\n        # If you want `readonly_field` to be included during serialization\r\n        data = handler(self)\r\n        data['readonly_field'] = self.readonly_field\r\n        return data\r\n\r\n\r\nclass Bar(Foo):\r\n    readonly_field = 'test'\r\n\r\n\r\nprint(Bar().model_dump_json())\r\n#> {\"readonly_field\":\"test\"}\r\n```\r\n\r\n- Using an abstract property (combined with `@computed_field`):\r\n\r\n```python\r\nfrom abc import ABC, abstractmethod\r\n\r\nfrom pydantic import BaseModel, computed_field\r\n\r\n\r\nclass Foo(BaseModel, ABC):\r\n    @property\r\n    @abstractmethod\r\n    def readonly_field(self) -> str:\r\n        pass\r\n\r\n\r\nclass Bar(Foo):\r\n    @computed_field\r\n    @property\r\n    def readonly_field(self) -> str:\r\n        return 'test'\r\n\r\n\r\nprint(Bar().model_dump_json())\r\n#> {\"readonly_field\":\"test\"}\r\n```\r\n\r\nRegarding:\r\n\r\n> Flexible implementation in subclasses (can be a simple attribute, property, or computed field)\r\n\r\nSeems like such flexibility isn't really possible. From a typing perspective, you also won't be able to do so as well (e.g. if `readonly_field` is defined as an abstract property it can't be defined as a `ClassVar` attribute in subclasses and vice-versa).", "![image](https://github.com/user-attachments/assets/51ef9c23-2714-4901-a8b2-d53005f42430)\r\n", "I was going to recreate a PR properly (since I didn't fully follow the contribution guide in #10159) to update the docs but, again, don't you find the breaking change strange? I don't want to be a bother but how do we conceptually justify this:\r\n\r\n---\r\n\r\nIn Pydantic V1, string constraints were applied in this order ([source](https://github.com/pydantic/pydantic/blob/v1.10.17/pydantic/types.py#L426-L431)):\r\n\r\n```\r\nstrict\r\nstrip_whitespace\r\nupper\r\nlower\r\nmin_length\r\nmax_length\r\nregex\r\n```\r\n\r\nIn Pydantic V2, string constraints are applied in this order ([source](https://github.com/pydantic/pydantic-core/blob/v2.23.0/src/validators/string.rs#L75-L147)):\r\n\r\n```\r\nstrict\r\nstrip_whitespace\r\nmin_length\r\nmax_length\r\npattern (replaced \"regex\")\r\nlower\r\nupper\r\n```\r\n---\r\n\r\nEspecially, `strip_whitespace` is executed before `pattern`, meaning text transformation is conceptually accepted to be applied before the pattern, except for `lower` and `upper`, for some reason?", "Hey folks - this is pretty low priority for us (see continuous bumping, above). Going to remove from this milestone. PRs welcome from contributors!"], "type": "bar", "width": 259200000, "x": ["2023-08-08T19:04:05+00:00", "2023-08-28T06:06:13+00:00", "2023-08-28T06:16:57+00:00", "2023-11-01T23:03:29+00:00", "2024-03-10T14:45:33+00:00", "2024-06-17T15:38:24+00:00", "2024-07-18T14:52:37+00:00", "2024-08-01T20:05:38+00:00", "2024-08-23T10:57:43+00:00", "2024-10-04T13:49:40+00:00"], "y": [2, 2, 2, 2, 0, 0, 1, 0, 0, 0]}], "layout": {"height": 300, "hoverlabel": {"align": "left", "bgcolor": "white", "font": {"size": 12}}, "paper_bgcolor": "white", "plot_bgcolor": "white", "showlegend": false, "title": {"text": "Negative (-1) Reactions Over Time"}, "width": 1500, "xaxis": {"title": {"text": "Time"}}, "yaxis": {"title": {"text": "Number of Negative Reactions"}}}}
